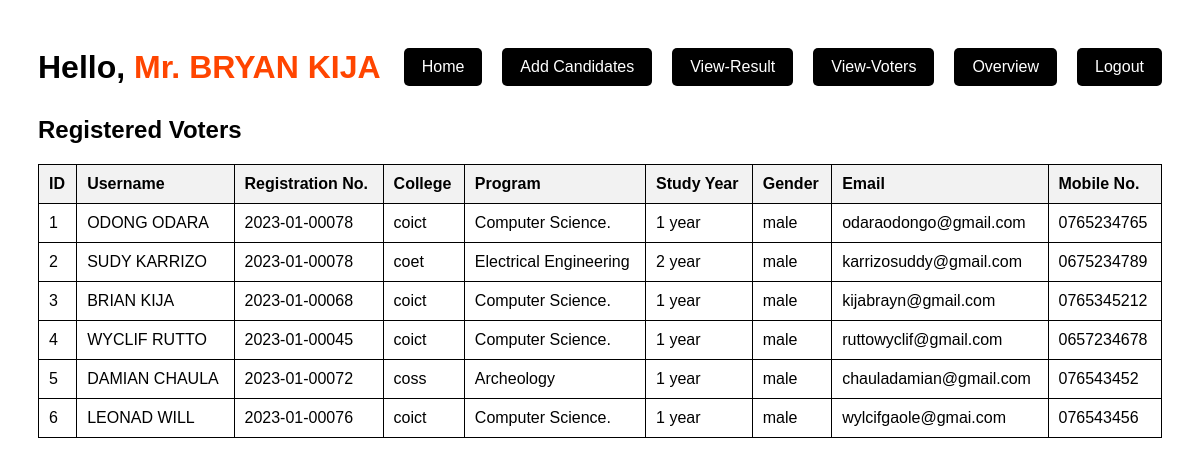
The page /adminhome.php (signed in) on the database its author committed.
### tables this page shows
CREATE TABLE IF NOT EXISTS `student` (
  `id` int NOT NULL AUTO_INCREMENT,
  `username` varchar(30) NOT NULL,
  `email` varchar(100) NOT NULL,
  `mobileNo` varchar(20) NOT NULL,
  `gender` varchar(10) NOT NULL,
  `registerNo` varchar(20) NOT NULL,
  `college` varchar(20) NOT NULL,
  `program` varchar(100) NOT NULL,
  `studyYear` varchar(10) NOT NULL,
  `pwd` varchar(255) NOT NULL,
  PRIMARY KEY (`id`)
);

### admin_home.php (called while the page is built, shortened)
<?php
include '../includes/dbh.inc.php';
$query = "SELECT * FROM student";
$stmt = $conn->prepare($query);
$stmt->execute();
$students = $stmt->fetchAll(PDO::FETCH_ASSOC);

### adminHome.php (the view, shortened to what this page needs)
<?php
    include 'admin_home.php';
?>
<!DOCTYPE html>
<html>
<head>
    <link rel='stylesheet' type='text/css' href='adminhome.css'>
</head>
<body>
    <div class="container">
        <header>
            <h1>Hello, <span style="color: orangered;">Mr. <?php echo htmlspecialchars($_SESSION['adminName']); ?></span></h1>
            <nav>
                <ul>
                    <li><a href="../index.php">Home</a></li>
                    <li><a href="admincontroler.php">Add Candidates</a></li>
                    <li><a href="view_votes.php">View-Result</a></li>
                    <li><a href="adminHome.php">View-Voters</a></li>
                    <li><a href="overview.php">Overview</a></li>
                    <li><a href="logout_admin.php">Logout</a></li>
                </ul>
            </nav>
        </header>
        <main>
            <h2>Registered Voters</h2>
            <table>
                <thead>
                    <tr>
                        <th>ID</th>
                        <th>Username</th>
                        <th>Registration No.</th>
                        <th>College</th>
                        <th>Program</th>
                        <th>Study Year</th>
                        <th>Gender</th>
                        <th>Email</th>
                        <th>Mobile No.</th>
                    </tr>
                </thead>
                <tbody>
                    <?php foreach ($students as $student): ?>
                    <tr>
                        <td><?php echo htmlspecialchars($student['id']); ?></td>
                        <td><?php echo htmlspecialchars($student['username']); ?></td>
                        <td><?php echo htmlspecialchars($student['registerNo']); ?></td>
                        <td><?php echo htmlspecialchars($student['college']); ?></td>
                        <td><?php echo htmlspecialchars($student['program']); ?></td>
                        <td><?php echo htmlspecialchars($student['studyYear']); ?></td>
                        <td><?php echo htmlspecialchars($student['gender']); ?></td>
                        <td><?php echo htmlspecialchars($student['email']); ?></td>
                        <td><?php echo htmlspecialchars($student['mobileNo']); ?></td>
                    </tr>
                    <?php endforeach; ?>
                </tbody>
            </table>
        </main>
    </div>
</body>
</html>

### adminhome.css (style rules this page uses)
body { font-family: Arial, sans-serif; }
.container { max-width: 1200px; margin: 0 auto; padding: 30px; }
header { display: flex; justify-content: space-between; align-items: center; }
header h1 { margin: 0; }
nav ul { list-style-type: none; margin: 0; padding: 0; display: flex; gap: 20px; }
nav ul li { display: inline; background-color: black; padding: 10px 18px; text-decoration: none; display: inline-block; margin: 10px 0; border-radius: 5px; }
nav ul li a { text-decoration: none; color: white; }
table { width: 100%; border-collapse: collapse; margin-top: 20px; }
table, th, td { border: 1px solid black; }
th, td { padding: 10px; text-align: left; }
th { background-color: #f2f2f2; }

### rows shown on the page
student: id "1", username "ODONG ODARA", registerNo "2023-01-00078", college "coict", program "Computer Science.", studyYear "1 year", gender "male", email "odaraodongo@gmail.com", mobileNo "0765234765"
student: id "2", username "SUDY KARRIZO", registerNo "2023-01-00078", college "coet", program "Electrical Engineering", studyYear "2 year", gender "male", email "karrizosuddy@gmail.com", mobileNo "0675234789"
student: id "3", username "BRIAN KIJA", registerNo "2023-01-00068", college "coict", program "Computer Science.", studyYear "1 year", gender "male", email "kijabrayn@gmail.com", mobileNo "0765345212"
student: id "4", username "WYCLIF RUTTO", registerNo "2023-01-00045", college "coict", program "Computer Science.", studyYear "1 year", gender "male", email "ruttowyclif@gmail.com", mobileNo "0657234678"
student: id "5", username "DAMIAN CHAULA", registerNo "2023-01-00072", college "coss", program "Archeology", studyYear "1 year", gender "male", email "chauladamian@gmail.com", mobileNo "076543452"
student: id "6", username "LEONAD WILL", registerNo "2023-01-00076", college "coict", program "Computer Science.", studyYear "1 year", gender "male", email "wylcifgaole@gmai.com", mobileNo "076543456"

### other values the page prints
$_SESSION['adminName'] "BRYAN KIJA"
